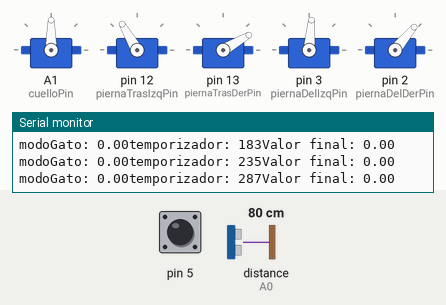
Simulated run of this sketch. Board: Arduino Uno, built with avr-gcc and run on an emulated ATmega328P. Parts: 5 × servo, the last lines printed to the serial monitor. The inputs (shaded band) are chosen by the test bench; at power-on: pin 5 HIGH, distance to the obstacle (sensor on A0) 80 cm. The echo pulse lasts 58.3 µs per cm; random numbers use the default seed unless the sketch sets one.

Above: at 1.2 s.
1.3 s: pin 5 pulled LOW for 0.15 s
At 2.67 s:
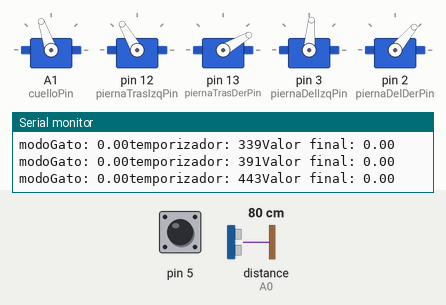
At 4.2 s:
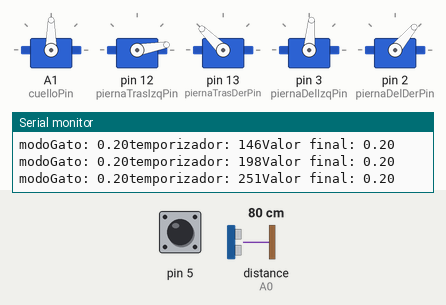
4.3 s: pin 5 pulled LOW for 1 s
At 5.71 s:
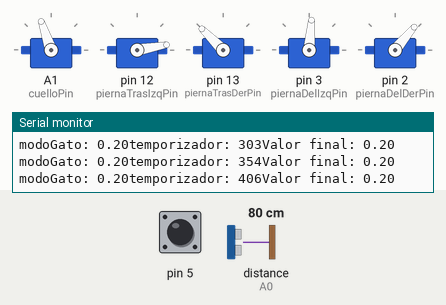
7.3 s: pin 5 pulled LOW for 3.2 s
12.0 s: distance to the obstacle (sensor on A0) set to 2 cm
15.0 s: distance to the obstacle (sensor on A0) set to 35 cm
At 16.96 s:
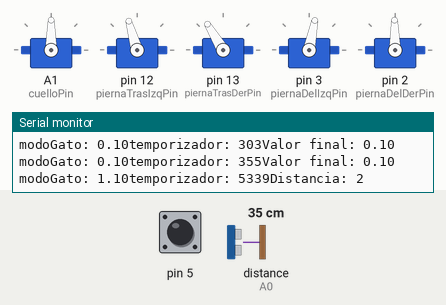
18.0 s: distance to the obstacle (sensor on A0) set to 32 cm
21.0 s: distance to the obstacle (sensor on A0) set to 28 cm
Timing chart, 0 to 27.5 s (numbered marks = the images above; inputs shaded):
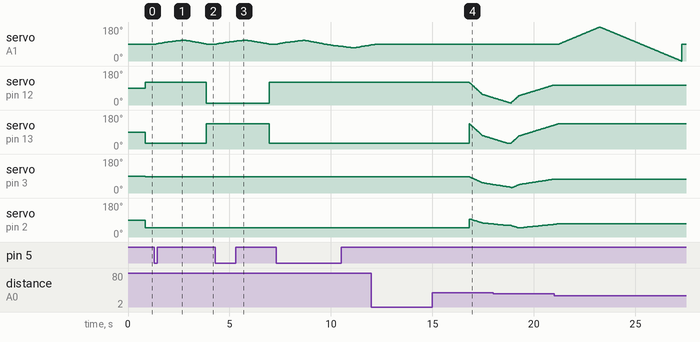

The sketch:

MiniCuadrupedo_ConCabeza.ino
```cpp
// Instalar librerias: Capacitive Sensor (tacto humano) - Servo (servomotores) - New Ping (ultrasonico)
#define LIMITE_SUP 110
#define LIMITE_INF 70
#define DISTANCIA_OBSTACULO 30
#define ANCHO_CAMINO 25             // Un poco más del ancho del robot para que avance por lugares por los que pueda pasar
#define TIEMPO_MAX_MONITOREO 13000  // 13 seg
#define TIEMPO_MOVIMIENTO 850
#define AFECTO_MINIMO 1  // Valor minimo de afecto para que actue más como un gato (alcanzado por mimos())

// Tiempos aprox en los que tarda en rotar dependiendo de los grados a los que deba hacerlo
#define TMAX_ROTACION 4
#define TMIN_ROTACION 2

#include <Servo.h>
#include <NewPing.h>
#include <CapacitiveSensor.h>

// Filtro o rango a partir del que se desea efectuar algun evento
int filtro = 300;

/* --- CABEZA --- */
const int cuelloPin = A1;
const int triggerPin = 8;
const int echoPin = A0;

const int limiteSup = 100;
const int limiteInf = 80;
const int valorInicialCuello = 90;

unsigned long ultimoTiempoEjecucion = 0;

// pin 6 envia energia - pin 5 capta cambios de energia
CapacitiveSensor capSensor = CapacitiveSensor(6, 5);

NewPing sonar(triggerPin, echoPin, 100);
Servo cuello;

/* --- PIERNAS --- */

const int piernaTrasIzqPin = 12;
const int piernaTrasDerPin = 13;
const int piernaDelIzqPin = 3;
const int piernaDelDerPin = 2;

Servo traseraIzq;
Servo traseraDer;
Servo delanteraIzq;
Servo delanteraDer;

int posTraseraIzquierda = 35;
int posDelanteraIzquierda = 65;
int posTraseraDerecha = 35;
int posDelanteraDerecha = 65;

// Si esta como global ¿hace falta que lo pase como parametro de los metodos?
float modoGato = 0;

void setup() {
  Serial.begin(9600);

  cuello.attach(cuelloPin);
  cuello.write(90);

  traseraIzq.attach(piernaTrasIzqPin);
  traseraDer.attach(piernaTrasDerPin);
  delanteraIzq.attach(piernaDelIzqPin);
  delanteraDer.attach(piernaDelDerPin);
}

void loop() {
  mimos(modoGato);
  observar(modoGato);
  moverse(modoGato);
  if (modoGato >= 0.3)
    modoGato -= 0.3;
  Serial.print("Valor final: ");
  Serial.println(modoGato);
}

/* !! ---- MOVIMIENTOS ---- !! */
// Movimiento de a 2 piernas (Solo las de atras).
void movimiento_2PiernasTras(bool& accion) {
  if (accion) {
    traseraIzq.write(120);
    delanteraDer.write(20);
    traseraDer.write(30);
    delanteraIzq.write(120);
    accion = false;
  } else {
    traseraIzq.write(10);
    delanteraDer.write(20);  // 110
    traseraDer.write(135);
    delanteraIzq.write(120);  // 20
    accion = true;
  }
}

// Movimiento de a 2 piernas
void movimiento_2Piernas(bool& alternar, float& modoGato) {
  // HOTFIX
  if (capSensor.capacitiveSensor(30) > filtro) {
    mimos(modoGato);
  }
  if (sonar.ping_cm() <= DISTANCIA_OBSTACULO) {
    observar(modoGato);
  }
  if (alternar) {
    if (traseraIzq.read() < 120) {
      //Piernas traseras hacia atras
      traseraIzq.write(120);
      traseraDer.write(30);
    } else {
      //Piernas traseras hacia adelante
      traseraIzq.write(10);
      traseraDer.write(135);
      alternar = false;
    }

    //Piernas delanteras paradas
    delanteraDer.write(50);
    delanteraIzq.write(85);
  } else {
    if (delanteraIzq.read() <= 25) {
      //Piernas delanteras paradas
      delanteraDer.write(55);  //110 - 35
      delanteraIzq.write(80);  //20 - 105
    } else {
      //Piernas delanteras hacia adelante
      delanteraDer.write(110);  //110
      delanteraIzq.write(20);   //20
      alternar = true;
    }

    //Piernas traseras hacia adelante
    traseraIzq.write(10);
    traseraDer.write(135);
    //HOTFIX
    if (capSensor.capacitiveSensor(30) > filtro) {
      mimos(modoGato);
    }
    if (sonar.ping_cm() <= DISTANCIA_OBSTACULO) {
      observar(modoGato);
    }
  }
}
// Mover trasera hacia adelante -- Mover delantera LENTAMENTE hacia atras
// Hacer impulso con trasera y seguir empujando delantera hacia atras LENTAMENTE
// Cuando la trasera avanza y se esta por reincoporar (apoyar), la delantera impulsa hacia adelante.
// Lo mismo pasan con las piernas del otro lado del cuerpo pero al reves, cuando de un lado van hacia adelante, del otro van hacia atras x ej.

// Movimiento más fluido (puede ser a 1 pierna o a 2 pero 1del y 1tras)
// IMPORTANTE al hacerlo con una sola mitad (pierna del y tras derechas), produce una rotacion para, en este caso, el lado izquierdo.
// ARREGLAR ==> Mover mas para atras las piernas de adelante para su movimiento?
// HOTFIX: resto de aca el modoGato para decrementar su valor más rápido, ya que sino tarda mucho en decrementar debido a su largo/complejo movimiento
void movimiento_Gato(float& modoGato) {

  int iDer = 135;
  int ultimoValorIDer = iDer;
  int jDer = 95;  // Tiene que bajar a 50/55

  int iIzq = 120;
  int ultimoValorIIzq = iIzq;
  int jIzq = 85;  // Tiene que bajar a 20

  int velocidadPierna = 2;  // Mientras más chico el valor, más rapido se mueve la pierna secundaria
  if (modoGato >= 1)
    modoGato -= 0.3;
  // HOTFIX
  if (capSensor.capacitiveSensor(30) > filtro) {
    mimos(modoGato);
  }
  if (sonar.ping_cm() <= DISTANCIA_OBSTACULO) {
    observar(modoGato);
  }
  // Pierna trasera derecha va desde adelante hacia atras -- Izquierda desde atras hacia adelante
  while (iDer > 30 || iIzq > 10) {

    if (iDer > 30) {
      traseraDer.write(iDer);
      iDer--;
      // Para incrementar la otra pierna más lenta que la que va a tener el impulso principal, chequeo un viejo valor de I almacenado sumado a un rango x
      if (iDer < ultimoValorIDer - velocidadPierna) {
        // Mueve la pierna delantera derecha hacia atras LENTAMENTE
        delanteraDer.write(jDer);
        jDer--;
        ultimoValorIDer = iDer;
      }
    }

    // Parte izquierda
    if (iIzq > 10) {
      traseraIzq.write(iIzq);
      iIzq--;

      if (iIzq < ultimoValorIIzq - 1) {
        // Mueve la pierna delantera derecha hacia atras LENTAMENTE
        delanteraIzq.write(jIzq);
        jIzq--;
        ultimoValorIIzq = iIzq;
      }
    }

    // Para cambiar el ritmo de actualizacion.
    if (iDer > 70)
      delay(10);
    else
      delay(30);
  }

  //Serial.println(ultimoValorIDer);
  //Serial.println(jDer);
  // i = 30
  // j = ? --> depende del rango. Con rango 2 ==>

  ultimoValorIDer = iDer;
  ultimoValorIIzq = iIzq;

  if (modoGato >= 1)
    modoGato -= 0.3;

  // HOTFIX
  if (capSensor.capacitiveSensor(30) > filtro) {
    mimos(modoGato);
  }
  if (sonar.ping_cm() <= DISTANCIA_OBSTACULO) {
    observar(modoGato);
  }
  // Pierna trasera derecha va desde atras hacia adelante
  while (iDer < 135 || iIzq < 105) {
    if (iDer < 135) {
      traseraDer.write(iDer);
      iDer++;

      if (iDer > ultimoValorIDer + velocidadPierna) {
        // Mueve la pierna delantera derecha hacia atras LENTAMENTE
        delanteraDer.write(jDer);

        // Cuando la pierna trasera este a mitad de recorrido, la pierna delantera va a empezar a ir hacia adelante
        if (traseraDer.read() >= 135 / 2) {
          jDer++;
          //velocidadPierna = 2;
        } else
          jDer--;

        ultimoValorIDer = iDer;
      }
    }

    // Parte izquierda
    if (iIzq < 105) {
      traseraIzq.write(iIzq);
      iIzq++;
      if (iIzq > ultimoValorIIzq + 1) {
        delanteraIzq.write(jIzq);
        // Cuando la pierna trasera este a mitad de recorrido, la pierna delantera va a empezar a ir hacia adelante
        if (traseraIzq.read() >= 15) {  // 105 porque el max en este caso el max es 10 y el min 105. 105 - 10 = 95 == rango
          jIzq++;
          //velocidadPierna = 2;
        } else
          jIzq--;
        ultimoValorIIzq = iIzq;
      }
    }

    if (iDer < 70)
      delay(10);
    else
      delay(30);
  }
}


void rotarIzquierda(int orientacionCabeza, float& modoGato) {
  // Mientras que no detecte ningun obstaculo va a seguir girando
  // RESOLVER: ¿ A que velocidad rota para un costado ? (Testear con el robot)
  int tiempoRotacion = map(orientacionCabeza, 90, 180, TMIN_ROTACION, TMAX_ROTACION);  // Lo multiplico por 60 porque se ejecuta 60 veces por segundo?

  while (tiempoRotacion > 0) {
    // HOTFIX
    if (modoGato >= 1)
      modoGato -= 0.2;
    Serial.println(tiempoRotacion);
    int i = 135;
    int ultimoValorI = i;
    int j = 110;
    int velocidadPierna = 2;  // Mientras más chico el valor, más rapido se mueve la pierna secundaria

    // Pierna trasera derecha va desde adelante hacia atras
    while (i > 30) {
      traseraDer.write(i);
      i--;
      // Para incrementar la otra pierna más lenta que la que va a tener el impulso principal, chequeo un viejo valor de I almacenado sumado a un rango x
      if (i < ultimoValorI - velocidadPierna) {
        // Mueve la pierna delantera derecha hacia atras LENTAMENTE
        delanteraDer.write(j);
        j--;
        ultimoValorI = i;
      }

      // Para cambiar el ritmo de actualizacion.
      if (i > 70)
        delay(10);
      else
        delay(30);
    }

    // Pierna trasera derecha va desde atras hacia adelante
    while (i < 135) {
      traseraDer.write(i);
      i++;

      if (i > ultimoValorI + velocidadPierna) {
        // Mueve la pierna delantera derecha hacia atras LENTAMENTE
        delanteraDer.write(j);

        // Cuando la pierna trasera este a mitad de recorrido, la pierna delantera va a empezar a ir hacia adelante
        if (traseraDer.read() >= 135 / 2) {
          j++;
          //velocidadPierna = 2;
        } else
          j--;

        ultimoValorI = i;
      }

      if (i < 70)
        delay(10);
      else
        delay(30);
    }
    tiempoRotacion--;
  }
  cuello.write(90);  // Volver a centrar la orientacion de la cabeza
}

void rotarDerecha(int orientacionCabeza) {
  Serial.println("Rotacion a la derecha");
}

// ARREGLAR => No esta el parametro por referencia, por eso no lo modifica desde movimiento_Gato();
void moverse(float modoGato) {
  unsigned long tiempoActual = millis();
  bool alternar = true;
  if (modoGato >= AFECTO_MINIMO) {
    movimiento_Gato(modoGato);
  } else {
    if (tiempoActual - ultimoTiempoEjecucion >= TIEMPO_MOVIMIENTO) {
      movimiento_2Piernas(alternar, modoGato);
      ultimoTiempoEjecucion = tiempoActual;
    }
  }
}

void pararse() {  //acostado
  int izquierda = 50;
  int derecha = 50;
  traseraIzq.write(35);    // invertido 20 max 70 min -- 90?
  delanteraIzq.write(85);  // invertido 5 max 70-80 min

  delanteraDer.write(50);  // incrementa para avanzar -- 55/60 para avanzar Max parase 30 min 5 // apoyar adelante:22
  traseraDer.write(65);    // incrementa para avanzar //Pierna tipo2: Max 90 min 5 -- 90 para mover // estirada caminata:
}

// PARAR EN 2 PATAS
// CON VALORES: TraserIzq = 10 | traserDer = 135 | delanteraIzq = 20 | delanteraDer = 105 ==> lo puedo llegar a parar en 2 piernas (o primero adelantando mucho las piernas de adelante, luego adelantando las de atras y luego poniendolas un poco más atras.)

// Acostado raro --> tipo robot?
void acostarse() {
  traseraIzq.write(120);
  traseraDer.write(10);

  delanteraIzq.write(140);  // --- 20 --- 140
  delanteraDer.write(0);    // --- 105 --- 0
}

void agazaparse() {
  traseraIzq.write(0);
  traseraDer.write(145);

  delanteraIzq.write(0);
  delanteraDer.write(140);
}

void comprobarExtremidades() {
  unsigned long tiempoActual = millis();

  if (tiempoActual - ultimoTiempoEjecucion >= TIEMPO_MOVIMIENTO) {
    ultimoTiempoEjecucion = tiempoActual;  // save the last executed time
    if (traseraIzq.read() == 90) {
      traseraIzq.write(0);
      delanteraDer.write(90);
      traseraDer.write(0);
      delanteraIzq.write(90);
    } else {
      traseraIzq.write(90);
      delanteraDer.write(0);
      traseraDer.write(90);
      delanteraIzq.write(0);
    }
  }
}

void tateQuieto(int distancia) {
  while (distancia >= sonar.ping_cm())
    Serial.println("Se queda quieto");
}

/* !! ---- ESCANEO ENTORNO ---- !! */
void observar(float& modoGato) {
  //Serial.print("modoGato: ");
  //Serial.print(modoGato);
  // Cada una determinada cantidad de tiempo mover la cabeza en el rango del ancho del robot para saber si hay algun obstaculo que pueda interferir a lo ancho del robot
  unsigned long tiempoActual = millis();
  // RESOLVER: Hacer que el tiempo random minimo varie en 500 ms con respecto al ultimo tiempo.
  int temporizadorMonitoreo = random(8000, TIEMPO_MAX_MONITOREO);
  Serial.print("temporizador: ");
  Serial.print(tiempoActual - ultimoTiempoEjecucion);
  cuello.write(90);  // HOTFIX para algunas veces que se queda mirando a un costado.
  if ((tiempoActual - ultimoTiempoEjecucion) > temporizadorMonitoreo) {
    analizarEntorno(modoGato);
    tiempoActual = millis();
    ultimoTiempoEjecucion = tiempoActual;
  }

  const int temporizadorPersona = 1500;
  // La cabeza permanece quieta hasta que se cruza con un objeto a una determinada distancia
  int distancia = sonar.ping_cm();
  bool obstaculo = (distancia <= DISTANCIA_OBSTACULO) && (distancia != 0);
  if (obstaculo) {
    Serial.print("Distancia: ");
    Serial.println(distancia);

    tiempoActual = millis();
    int temporizador = tiempoActual;
    // 2. Comprobar si esta recibiendo mimos.
    while ((tiempoActual - temporizador) < temporizadorPersona) {
      if (capSensor.capacitiveSensor(30) > filtro) {
        mimos(modoGato);
      }
      tiempoActual = millis();
    }
    // TESTEO PARA DIFERENCIAR ENTRE UN OBSTACULO Y UNA PERSONA.
    int posicionAnterior = sonar.ping_cm();
    delay(temporizadorPersona);
    int posicionActual = sonar.ping_cm();
    // (Solo si esta en modo gato ¿o robot?) 3. Si detecto algo y luego desaparecio, puede mirar a los costados y hacer la comprobación (con el temporizador de movimiento) para ver si la persona detectada se movio hacia otro lado.
    if (modoGato > AFECTO_MINIMO) {
      posicionAnterior = sonar.ping_cm();
      delay(temporizadorPersona);
      posicionActual = sonar.ping_cm();
      if (((posicionAnterior != posicionActual) && posicionActual > DISTANCIA_OBSTACULO)) {
        Serial.println("Buscando persona");
        analizarEntorno(modoGato);
      }
    }
    // 1. Si lo detectado se sigue acercando (en base a un temporizador) aunque el gato este quieto, eso quiere decir que es un humano (sin tener en cuenta el caso en el que sea algun objeto no estatico).
    else {
      if (abs(posicionAnterior - posicionActual) >= 2) {
        //tateQuieto(posicionActual);
      }
    }
  }
}

// Controla las caricias de la persona hacia el gato y su reacción
void mimos(float& modoGato) {
  // Guarda el valor captado por el sensor
  long valorTacto = capSensor.capacitiveSensor(30);

  // AGREGAR! En los for al ir llegando al techo del valor del indice se puede ir incrementando el delay para producir un "suavizado" o en su defecto ir incrementando mas lento el indice.
  // Cuando se acaricie al gato, la cabeza se mueve muy poco a los costados
  while (valorTacto > filtro) {
    int i;
    int suavizado = random(6, 13);
    for (i = cuello.read(); i < LIMITE_SUP; i++) {
      cuello.write(i);
      if (i >= LIMITE_SUP - suavizado)
        delay(random(60, 100));
      else
        delay(random(35, 75));
    }
    if (modoGato < 2.5)
      modoGato += 0.5;

    // Si se sigue acariciando, gira la cabeza hacia el otro lado
    valorTacto = capSensor.capacitiveSensor(30);
    if (valorTacto > filtro) {
      for (i = cuello.read(); i > LIMITE_INF; i--) {
        cuello.write(i);
        if (i <= LIMITE_INF + suavizado)
          delay(random(60, 100));
        else
          delay(random(35, 75));
      }
      if (modoGato < 2.5)
        modoGato += 0.5;
    }
    delay(random(40, 100));

    // Revisa si se sigue acariciando o no para no quedar en un while infinito.
    valorTacto = capSensor.capacitiveSensor(30);
    // Vuelve la cabeza a su posicion inicial de forma suave.
    if (valorTacto < filtro) {
      if (i < valorInicialCuello) {
        for (i; i != valorInicialCuello; i++) {
          cuello.write(i);
          delay(random(35, 75));
        }
      } else if (i > valorInicialCuello) {
        for (i; i != valorInicialCuello; i--) {
          cuello.write(i);
          delay(random(35, 75));
        }
      }
    }
  }
  Serial.print("modoGato: ");
  Serial.print(modoGato);
}

void mirarIzquierda(bool& caminoLibre) {
  bool puedeCaminar = false;
  int rangoCamino = ANCHO_CAMINO;

  while (!caminoLibre && cuello.read() < 180) {  // el limite seria 180 - el valor del ancho del robot (rango en el que no deben haber obstaculos para que pase el robot)
    cuello.write(cuello.read() + 1);
    if (sonar.ping_cm() > DISTANCIA_OBSTACULO) {
      puedeCaminar = true;
      rangoCamino--;
      if (rangoCamino == 0) {                              // Si por un rango en el que pueda pasar el robot no se encuentran obstaculos, está habilitado para direccionarse hacia allí y avanzar.
        cuello.write(cuello.read() - (ANCHO_CAMINO / 2));  // Apunta la cabeza hacia el centro del camino disponible.
        caminoLibre = true;
        // Girar todo su cuerpo hasta que queden en orientación derecha al igual que la cabeza
        rotarIzquierda(cuello.read(), modoGato);
      }
    } else {
      puedeCaminar = false;
      rangoCamino = ANCHO_CAMINO;
    }
    delay(20);
  }
}

void mirarDerecha(bool& caminoLibre) {
  Serial.println("Mirando a la derecha");
  bool puedeCaminar = false;
  int rangoCamino = ANCHO_CAMINO;

  while (!caminoLibre && cuello.read() > 0) {  // el limite seria 0 + el valor del ancho del robot (rango en el que no deben haber obstaculos para que pase el robot)
    cuello.write(cuello.read() - 1);
    if (sonar.ping_cm() > DISTANCIA_OBSTACULO) {
      puedeCaminar = true;
      rangoCamino--;
      if (rangoCamino == 0) {                              // Si por un rango en el que pueda pasar el robot no se encuentran obstaculos, está habilitado para direccionarse hacia allí y avanzar.
        cuello.write(cuello.read() + (ANCHO_CAMINO / 2));  // Apunta la cabeza hacia el centro del camino disponible.
        caminoLibre = true;
        // Girar todo su cuerpo hasta que queden en orientación derecha al igual que la cabeza
        rotarDerecha(cuello.read());
      }
    } else {
      puedeCaminar = false;
      rangoCamino = ANCHO_CAMINO;
    }
    delay(20);
  }
}

void marchaAtras() {
  Serial.println("Dando marcha atras");
  cuello.write(valorInicialCuello);
}

void girarCabeza(int cabeza) {
  for (int i = cabeza; i < cabeza + 20; i++) {
    cuello.write(i);
    delay(30);
  }
  for (int i = cabeza; i < cabeza - 20; i--) {
    cuello.write(i);
    delay(30);
  }
}

void analizarEntorno(float& modoGato) {
  bool hayCamino = false;
  /*
  Gira para un lado la cabeza (hasta un limite de rotación o hasta que no detecta nada enfrente).
  Si esta todo bloqueado gira la cabeza hacia el otro lado de donde empezo a girarla.
  */
  mirarIzquierda(hayCamino);
  if (!hayCamino) {
    mirarDerecha(hayCamino);

    // Si no hay ningun camino posible vuelve hacia atras (girandose o volviendose para atras una determinada cantidad de pasos y analizando devuelta el entorno)
    if (!hayCamino)
      if (modoGato >= AFECTO_MINIMO) {
        acostarse();
        while (modoGato >= AFECTO_MINIMO) {
          girarCabeza(cuello.read());
          modoGato -= 0.1;
          if (capSensor.capacitiveSensor(30) > filtro)
            modoGato += 0.1;
        }
      } else {
        marchaAtras();
      }
  }
}
```

Measured:
- after the input at 1.3 s, servo on A1 (cuelloPin): rises from 90° to 110° in 1.4 s, then falls to 90° in 1.1 s
- after the input at 4.3 s, servo on A1 (cuelloPin): rises from 90° to 110° in 1.4 s, then falls to 90° in 1.2 s
- after the input at 15.0 s, servo on pin 12 (piernaTrasIzqPin): moves from 120° to 39° over 1.1 s, starting after 1.8 s; servo on pin 3 (piernaDelIzqPin): moves from 85° to 45° over 1.1 s, starting after 1.8 s
